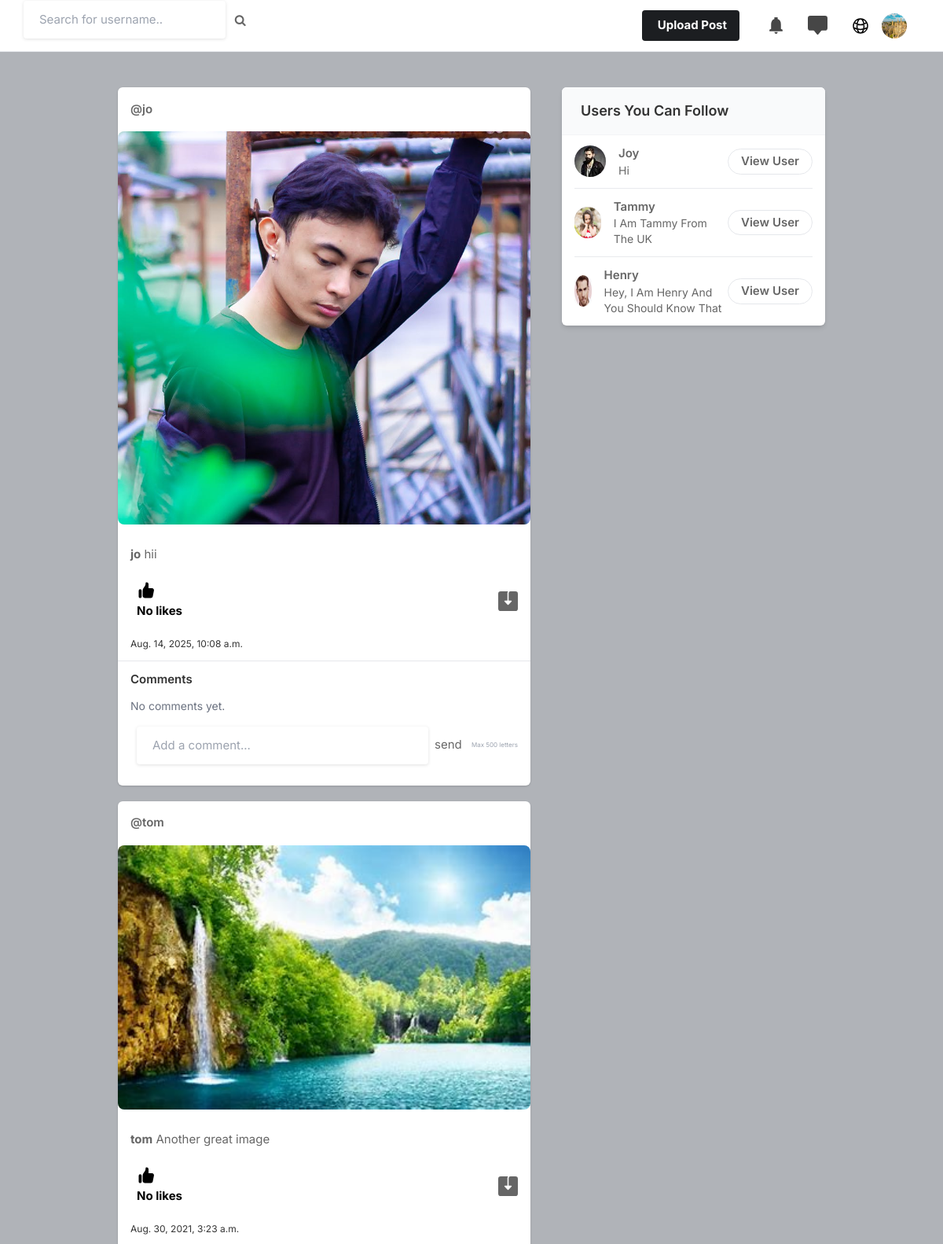
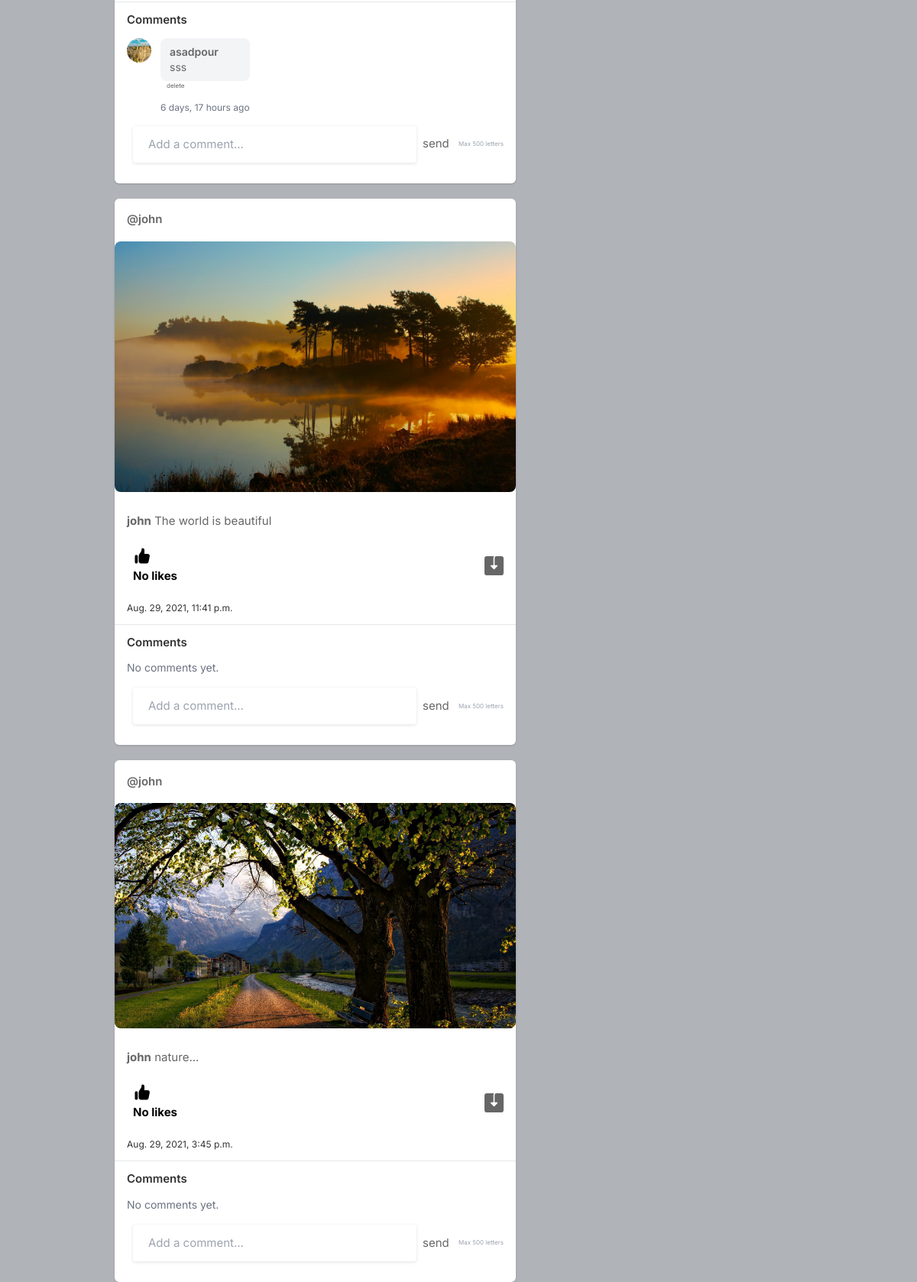
/ (signed in), run on the app's committed database (2 pictures, top to bottom).
### core/models.py (models this page shows, shortened)
class Profile(models.Model):
    user = models.OneToOneField(User, on_delete=models.CASCADE, related_name='profile')
    id_user = models.IntegerField()
    bio = models.TextField(blank=True)
    email_confirmed = models.BooleanField(default=False)
    phone_confirmed = models.BooleanField(default=False)
    phone_number = models.TextField(blank=True)
    private_public = models.BooleanField(default=False)
    profileimg = models.ImageField(upload_to='profile_images',default='blank-profile-picture.png')
    profilebackground = models.ImageField(upload_to='profile_images',default='blank-profile-picture.png')
    location = models.CharField(max_length=100, blank=True)

class Post(models.Model):
    id = models.UUIDField(primary_key=True, default=uuid.uuid4, editable=False)
    user = models.CharField(max_length=100)
    image = models.FileField(upload_to='post_images',default='blank-post-picture.png')
    caption = models.TextField()
    created_at = models.DateTimeField(default=datetime.now)
    no_of_likes = models.IntegerField(default=0)

class Comments(models.Model):
    post = models.ForeignKey(Post, on_delete=models.CASCADE, related_name='comments')
    user = models.ForeignKey(User, on_delete=models.CASCADE)
    comment = models.TextField(max_length=500)
    created_at = models.DateTimeField(default=datetime.now)

### core/views.py (the view, shortened to what this page needs)
# urls.py: path('',views.index,name='index'),
@login_required(login_url='signin')
def index(request):
    user_object = User.objects.get(username=request.user.username)
    try:
        user_profile = Profile.objects.get(user=user_object)
    except Profile.DoesNotExist:
        return redirect('signin')
    user_following_list = []
    feed = []
    user_following = FollowersCount.objects.filter(follower=request.user.username)
    for users in user_following:
        user_following_list.append(users.user)
    for usernames in user_following_list:
        feed_lists = Post.objects.filter(user=usernames).prefetch_related('comments__user__profile')
        feed.append(feed_lists)
    feed_list = list(chain(*feed))
    following_with_profiles = []
    for follow in user_following:
        try:
            profile = Profile.objects.get(user__username=follow.user)
            time_diff = timezone.now() - follow.created_at
            total_minutes = int(time_diff.total_seconds() // 60)
            hours = total_minutes // 60
            minutes = total_minutes % 60
            if hours > 0:
                time_ago_str = f"{hours} ساعت و {minutes} دقیقه پیش"
            else:
                time_ago_str = f"{minutes} دقیقه پیش"
            if hours < 24:
                following_with_profiles.append({
                    'username': follow.user,
                    'profileimg': profile.profileimg.url,
                    'created_at': time_ago_str,
                })
        except Profile.DoesNotExist:
            continue
    user_requests = RequestFollow.objects.filter(user=request.user)
    request_with_profiles = []
    all_users = User.objects.all()
    user_following_all = []
    for user in user_following:
        user_list = User.objects.get(username=user.user)
        user_following_all.append(user_list)
    new_suggestion_list = [x for x in list(all_users) if(x not in list(user_following_all))]
    current_user = User.objects.filter(username=request.user.username)
    final_suggestion_list = [x for x in list(new_suggestion_list) if  (x not in list(current_user)) ]
    random.shuffle(final_suggestion_list)
    username_profile = []
    username_profile_list = []
    for users in final_suggestion_list:
        username_profile.append(users.id)
    for ids in username_profile:
        profile_lists = Profile.objects.filter(id_user=ids)
        username_profile_list.append(profile_lists)
    suggestions_username_profile_list = list(chain(*username_profile_list))
    return render(request, 'index.html', {'user_profile': user_profile,'following_notifications':following_with_profiles,'request_notifications':request_with_profiles,'posts': feed_list,'suggestions_username_profile_list':suggestions_username_profile_list[:4]})

### templates/index.html (shortened to what this page needs)
{% load static %}
<html lang="en">
<head>
    <link rel="stylesheet" href="{% static 'assets/css/icons.css' %}">
    <link rel="stylesheet" href="{% static 'assets/css/uikit.css' %}">
    <link rel="stylesheet" href="{% static 'assets/css/style.css' %}">
    <link rel="stylesheet" href="https://cdnjs.cloudflare.com/ajax/libs/font-awesome/6.6.0/css/all.min.css">
    <link rel="stylesheet" href="{% static 'assets/css/tailwind.css' %}">
    <link rel="stylesheet" href="https://cdnjs.cloudflare.com/ajax/libs/font-awesome/4.7.0/css/font-awesome.min.css">
</head>
<body>
            <header>
                <div class="header_inner">
                    <form action="/search" method="POST">
                    <div class="left-side">
                         <input type="text" name="username" placeholder="Search for username..">&nbsp; &nbsp;
                        <button type="submit"><i class="fa fa-search fa-1x"></i></button>
                    </div>
                    </form>
                    <div class="right-side lg:pr-4">
                        <a href="#"
                            class="bg-pink-500 flex font-bold hidden hover:bg-pink-600 hover:text-white inline-block items-center lg:block max-h-10 mr-4 px-4 py-2 rounded shado text-white">
                              Upload Post
                        </a>
                         <a href="#" class="header-links-item">
                        </a>
                     <a href="/messages" class="header-links-item">
                        </a>
                        <a href="/explore" title="Explore" style="display: inline-block; margin-left: 20px; color: black;">
                        </a>
                        <a href="#">
                            <img src="{{user_profile.profileimg.url}}" class="header-avatar" alt="">
                        </a>
                    </div>
                </div>
            </header>
            <div class="container m-auto">
                <div class="lg:flex justify-center lg:space-x-10 lg:space-y-0 space-y-5">
                <div class="space-y-5 flex-shrink-0 lg:w-7/12">
                    {% for post in posts reversed %}
                    <div class="bg-white shadow rounded-md -mx-2 lg:mx-0">
                    <div class="flex justify-between items-center px-4 py-3">
                        <div class="flex flex-1 items-center space-x-4">
                            <span class="block font-semibold "><a href="/profile/{{post.user}}">@{{post.user}}</a></span>
                        </div>
                        <div>
                            <a href="#"> <i class="icon-feather-more-horizontal text-2xl hover:bg-gray-200 rounded-full p-2 transition -mr-1 "></i> </a>
                        </div>
                    </div>
                <div class="post-media mb-3">
                    {% if post.image %}
                    {% if post.image.url|lower|slice:'-4:' == '.mp4' or post.image.url|lower|slice:'-5:' == '.webm' or post.image.url|lower|slice:'-4:' == '.mov' %}
                    <video controls style="width: 100%; max-height: 500px; object-fit: cover; border-radius: 8px;">
                        <source src="{{ post.image.url }}" type="video/mp4">
                    </video>
                    {% else %}
                    <a href="{{ post.image.url }}" uk-lightbox>
                        <img src="{{ post.image.url }}" alt="post media" style="width: 100%; max-height: 500px; object-fit: cover; border-radius: 8px;">
                    </a>
                    {% endif %}
                    {% endif %}
                </div>
                <div class="py-3 px-4 space-y-3">
                    <p>
                        <a href="/profile/{{post.user}}"><strong>{{post.user}}</strong></a> {{post.caption}}
                    </p>
                    <div class="flex space-x-4 lg:font-bold">
                        <a href="/like-post?post_id={{post.id}}" class="flex items-center space-x-2">
                            <div class="p-2 rounded-full text-black">
                                {% if post.no_of_likes == 0 %}
                                <p>No likes</p>
                                {% elif post.no_of_likes == 1 %}
                                <p>Liked by {{post.no_of_likes}} person</p>
                                {% else %}
                                <p>Liked by {{post.no_of_likes}} people</p>
                                {% endif %}
                            </div>
                        </a>
                        <a href="{{post.image.url}}" class="flex items-center space-x-2 flex-1 justify-end" download>
                        </a>
                    </div>
                    <h6 style="font-size: 12px;">
                        {{post.created_at}}
                    </h6>
                </div>
                    <div class="border-t border-gray-200 px-4 py-3">
                        <h3 class="font-semibold mb-3">Comments</h3>
                    <div class="space-y-3 mb-4">
                        {% for comment in post.comments.all %}
                        <div class="flex items-start space-x-3">
                            <a href="/profile/{{ comment.user.username }}">
                                <img src="{{ comment.user.profile.profileimg.url }}" class="w-8 h-8 rounded-full">
                            </a>
                        <div>
                            <div class="bg-gray-100 rounded-lg px-3 py-2">
                                <a href="/profile/{{ comment.user.username }}" class="font-semibold text-sm">
                                    {{ comment.user.username }}
                                </a>
                                <p class="text-sm" name="comment_txt">{{ comment.comment }}</p>
                            </div>
                            {% if comment.user.username == user.username %}
                            <form method="POST" action="/comment/delete/{{ post.id }}" class="flex items-center space-x-2">
                                <button style="font-size : 8px;" type="submit">delete</button>
                            </form>
                            {% endif %}
                            <span class="text-xs text-gray-500">{{ comment.created_at|timesince }} ago</span>
                        </div>
                    </div>
                        {% empty %}
                        <p class="text-gray-500 text-sm">No comments yet.</p>
                    {% endfor %}
                    </div>
                    <form method="POST" action="/comment/{{ post.id }}" class="flex items-center space-x-2">
                        <input type="text" name="comment_text" maxlength="500" placeholder="Add a comment..." class="flex-1 border border-gray-300 rounded-full px-4 py-2 focus:outline-none focus:ring-2 focus:ring-blue-500 focus:border-transparent">
                            <button type="submit">
                                send
                            </button>
                            <p class="text-[10px] text-gray-400 ml-2" style="font-size:8px;">Max 500 letters</p>
                    </form>
                    </div>
                        </div>
                    {% endfor %}
                    </div>
            <div class="lg:col-span-5">
                <div class="sticky top-4">
                    <div class="bg-white shadow-md rounded-md overflow-hidden">
                        <div class="bg-gray-50 border-b border-gray-100 py-4 px-6">
                            <h2 class="font-semibold text-lg">Users You Can Follow</h2>
                        </div>
                        <div class="divide-gray-300 divide-gray-50 divide-opacity-50 divide-y px-4">
                            {% for suggestion in suggestions_username_profile_list %}
                            <div class="flex items-center justify-between py-3">
                                <div class="flex flex-1 items-center space-x-4">
                                    <a href="/profile/{{suggestion.user}}">
                                        <img src="{{suggestion.profileimg.url}}" class="bg-gray-200 rounded-full w-10 h-10">
                                    </a>
                                    <div class="flex flex-col">
                                        <span class="block capitalize font-semibold">{{suggestion.user}}</span>
                                        <span class="block capitalize text-sm">{{suggestion.bio}}</span>
                                    </div>
                                </div>
                                <a href="/profile/{{suggestion.user}}" class="border border-gray-200 font-semibold px-4 py-1 rounded-full hover:bg-pink-600 hover:text-white hover:border-pink-600">View User</a>
                            </div>
                            {% endfor %}
                        </div>
                    </div>
                </div>
            </div>
                </div>
</div>
</body>
</html>

### static/assets/css/style.css (style rules this page uses)
body { background-color: #B0B3B8!important; }
button { vertical-align: middle; }
input { height: 48px; line-height: 48px; padding: 0 20px; outline: none; font-size: 15px; color: #808080; max-width: 100%; width: 100%; -webkit-box-sizing: border-box; box-sizing: border-box; display: block; font-weight: 400; opacity: 1; border-radius: 4px; border: none; -webkit-box-shadow: 0 1px 4px 0px rgba(0, 0, 0, 0.12); box-shadow: 0 1px 4px 0px rgba(0, 0, 0, 0.12); }
input[type="text"], input[type="password"], input[type="email"], input[type="number"] { height: 48px; line-height: 48px; padding: 0 20px; outline: none; font-size: 15px; color: #808080; max-width: 100%; width: 100%; -webkit-box-sizing: border-box; box-sizing: border-box; display: block; font-weight: 400; opacity: 1; border-radius: 4px; border: none; -webkit-box-shadow: 0 1px 4px 0px rgba(0, 0, 0, 0.12); box-shadow: 0 1px 4px 0px rgba(0, 0, 0, 0.12); }
input { -webkit-transition: all 0.1s ease-in-out; transition: all 0.1s ease-in-out; }
::placeholder { color: #808080; opacity: 1; }
button { border: none; margin: 0; padding: 0; width: auto; overflow: visible; background: transparent; color: inherit; font: inherit; line-height: normal; cursor: pointer; }
a { color: #be185d; -webkit-transition: 0.3s; transition: 0.3s; outline: none !important; }
button { outline: none !important; }
img { max-width: 100%; }
body { color: #666; font-size: 15px; line-height: 27px; background-color: #f0f2f5; font-family: "Inter", sans-serif; text-transform: none; }
body p { font-size: 15px; line-height: 27px; }
h1, h2, h3, h4, h5, h6 { font-family: "Inter", sans-serif; text-transform: none; }
input[type="text"], input[type="password"], input[type="email"] { font-family: "Inter", sans-serif; text-transform: none; }
button, body .pac-container { font-family: "Inter", sans-serif; text-transform: none; }
h1, h2, h3, h4, h5, h6 { color: #333; font-weight: 500; margin: 0; padding: 0; }
h2 { font-size: 26px; }
h3 { font-size: 22px; }
h6 { font-size: 12px; }
b, strong { font-weight: 700 !important; }
@media (min-width: 1024px) { .container { max-width: 900px !important; padding-top: 45px; } }
header { background-color: #fff; left: 0; right: 0; top: 0; z-index: 99; height: 66px; display: -webkit-box; display: -ms-flexbox; display: flex; -webkit-box-align: center; -ms-flex-align: center; align-items: center; border-bottom: 1px solid #e5e7eb; }
header .header_inner { display: -webkit-box; display: -ms-flexbox; display: flex; -webkit-box-align: center; -ms-flex-align: center; align-items: center; max-width: 1090px; margin: auto; width: 100%; max-width: 100% !important; padding: 0 30px; }
header .header_inner .left-side { display: -webkit-box; display: -ms-flexbox; display: flex; -webkit-box-align: center; -ms-flex-align: center; align-items: center; }
header .header_inner .right-side { display: -webkit-box; display: -ms-flexbox; display: flex; -webkit-box-align: center; -ms-flex-align: center; align-items: center; -webkit-box-pack: end; -ms-flex-pack: end; justify-content: flex-end; margin-left: auto; }
header .header_inner .right-side .header-links-item { padding: 10px; margin-left: 8px; }
header .header_inner .right-side .header-links-item svg { width: 25px; height: 25px; color: #464646; }
header .header_inner .right-side .header-avatar { width: 32px; height: 32px; border-radius: 100%; margin-left: 15px; }

### data on the page
Profile: profileimg (picture)
Post: user "jo", image (picture), caption "hii", no_of_likes "No likes", created_at "Aug. 14, 2025, 10:08 a.m."
Post: user "tom", image (picture), caption "Another great image", no_of_likes "No likes", created_at "Aug. 30, 2021, 3:23 a.m."
Comments: user.profile.profileimg (picture), user.username "asadpour", comment "sss", created_at "6 days, 17 hours"
Post: user "john", image (picture), caption "The world is beautiful", no_of_likes "No likes", created_at "Aug. 29, 2021, 11:41 p.m."
Post: user "john", image (picture), caption "nature...", no_of_likes "No likes", created_at "Aug. 29, 2021, 3:45 p.m."
Profile: profileimg (picture), user "Joy", bio "Hi"
Profile: profileimg (picture), user "Tammy", bio "I Am Tammy From The UK"
Profile: profileimg (picture), user "Henry", bio "Hey, I Am Henry And You Should Know That"
